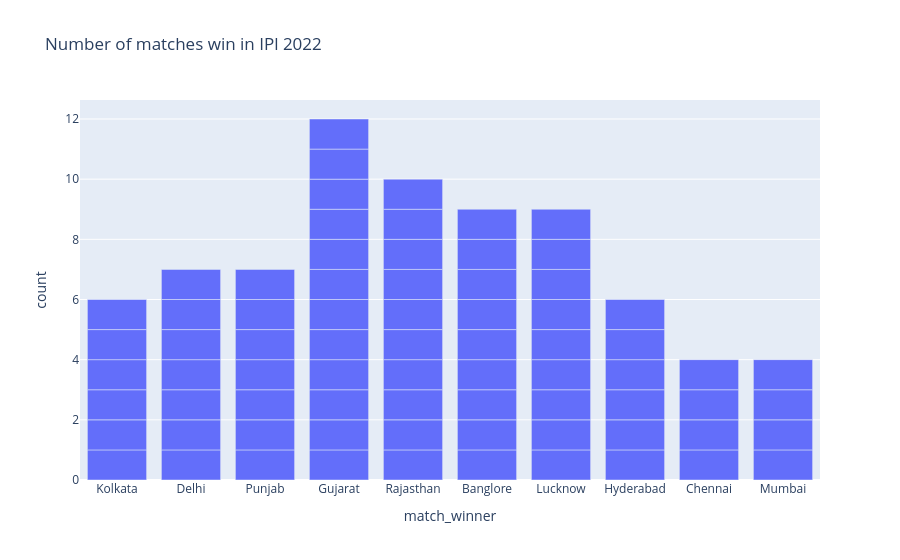

Notebook source saved alongside this figure:
### Markdown cell above
# Number of matches won by IPL 2022 Team

### Code cell
figure = px.bar(data, x=data['match_winner'],title ="Number of matches win in IPl 2022")
figure.show()

### Figure 1 — Plotly figure (JSON) as saved in the notebook; plotly's stock layout.template omitted (floating-point values rounded to 4 significant figures)
{"data": [{"alignmentgroup": "True", "hovertemplate": "match_winner=%{x}<br>count=%{y}<extra></extra>", "legendgroup": "", "marker": {"color": "#636efa", "pattern": {"shape": ""}}, "name": "", "offsetgroup": "", "orientation": "v", "showlegend": false, "textposition": "auto", "type": "bar", "x": ["Kolkata", "Delhi", "Punjab", "Gujarat", "Rajasthan", "Banglore", "Lucknow", "Kolkata", "Rajasthan", "Gujarat", "Punjab", "Lucknow", "Banglore", "Kolkata", "Lucknow", "Gujarat", "Hyderabad", "Banglore", "Delhi", "Rajasthan", "Hyderabad", "Chennai", "Punjab", "Gujarat", "Hyderabad", "Lucknow", "Banglore", "Hyderabad", "Gujarat", "Rajasthan", "Banglore", "Delhi", "Chennai", "Rajasthan", "Gujarat", "Hyderabad", "Lucknow", "Punjab", "Rajasthan", "Gujarat", "Delhi", "Lucknow", "Gujarat", "Mumbai", "Lucknow", "Chennai", "Kolkata", "Punjab", "Banglore", "Delhi", "Mumbai", "Rajasthan", "Lucknow", "Banglore", "Chennai", "Kolkata", "Gujarat", "Delhi", "Mumbai", "Punjab", "Kolkata", "Gujarat", "Rajasthan", "Delhi", "Hyderabad", "Lucknow", "Banglore", "Rajasthan", "Mumbai", "Punjab", "Gujarat", "Banglore", "Rajasthan", "Gujarat"], "xaxis": "x", "y": [1, 1, 1, 1, 1, 1, 1, 1, 1, 1, 1, 1, 1, 1, 1, 1, 1, 1, 1, 1, 1, 1, 1, 1, 1, 1, 1, 1, 1, 1, 1, 1, 1, 1, 1, 1, 1, 1, 1, 1, 1, 1, 1, 1, 1, 1, 1, 1, 1, 1, 1, 1, 1, 1, 1, 1, 1, 1, 1, 1, 1, 1, 1, 1, 1, 1, 1, 1, 1, 1, 1, 1, 1, 1], "yaxis": "y"}], "layout": {"autosize": true, "barmode": "relative", "legend": {"tracegroupgap": 0}, "title": {"text": "Number of matches win in IPl 2022"}, "xaxis": {"anchor": "y", "autorange": true, "domain": [0, 1], "range": [-0.5, 9.5], "title": {"text": "match_winner"}, "type": "category"}, "yaxis": {"anchor": "x", "autorange": true, "domain": [0, 1], "range": [0, 12.63], "title": {"text": "count"}, "type": "linear"}}}
